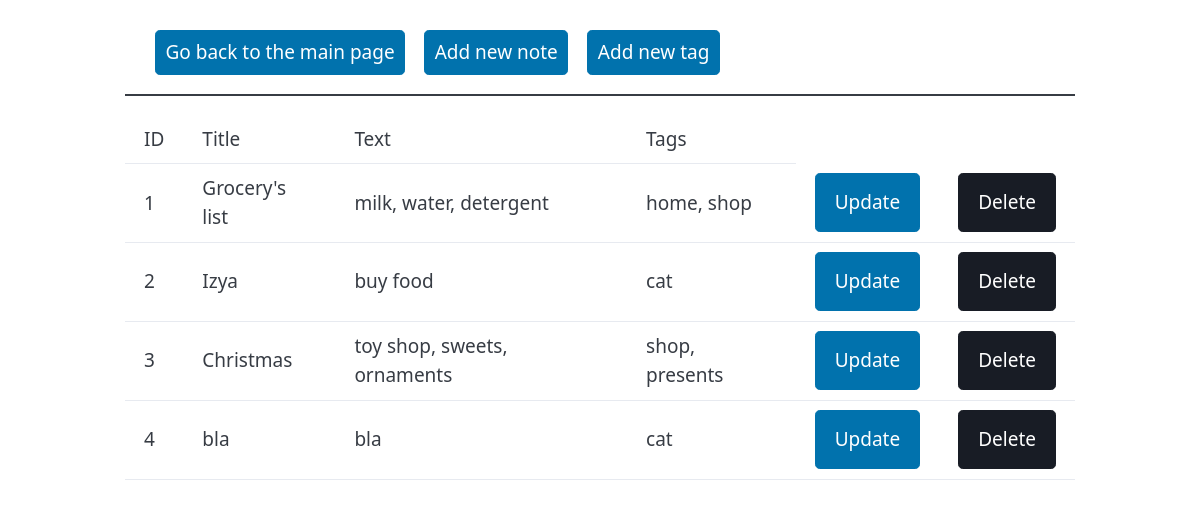
The app's page /notes with its own data.
### src/entity/models.py (models this page shows)
class Note(db.Model):
    __tablename__ = "notes"
    id = db.Column(db.Integer, primary_key=True)
    title = db.Column(db.String(20), nullable=False, unique=True)
    created_on = db.Column(db.DateTime, default=datetime.now())
    text = db.Column(db.String(500), nullable=False)
    tags = relationship("Tag", secondary=notes_tags_conn, backref="notes")

### src/routes.py (the view)
@app.route('/notes', strict_slashes=False)
def notes_page():
    notes = notes_rp.get_all()
    return render_template('notes.html', notes=notes)

### src/repository/notes_rp.py (called while the page is built)
def get_all():
    return db.session.query(models.Note).all()

### src/templates/notes.html (shortened to what this page needs)
<!DOCTYPE html>
<html lang="en">
  <head>
    <link rel="stylesheet" href="https://unpkg.com/@picocss/pico@latest/css/pico.min.css"/>
  </head>
  <body>
    <main class="container">
      <nav style="margin-bottom: 20px; border-bottom: 2px solid; padding-left: 30px">
        <ul>
          <li><a href="/" role="button"> Go back to the main page </a></li>
          <li><a href="/note_add/" role="button">Add new note</a></li>
          <li><a href="/tag_add/" role="button">Add new tag</a></li>
        </ul>
      </nav>
      <table>
        <tr>
          <th>ID</th>
          <th>Title</th>
          <th>Text</th>
          <th>Tags</th>
        </tr>
        {% for note in notes %}
        <tr>
          <td>{{note.id}}</td>
          <td>{{note.title}}</td>
          <td>{{note.text}}</td>
          <td>{{ note.tags|join(', ', attribute='name') }} </td>
          <td><a href="/note_update/{{note.id}}" role="button">Update</a></td>
          <td><a href="/delete_note/{{note.id}}" role="button" class="contrast">Delete</a></td>
        </tr>
        {% endfor %}
      </table>
    </main>
  </body>
</html>

### records on screen
Note: id "1", title "Grocery's list", text "milk, water, detergent", tags "home, shop"
Note: id "2", title "Izya", text "buy food", tags "cat"
Note: id "3", title "Christmas", text "toy shop, sweets, ornaments", tags "shop, presents"
Note: id "4", title "bla", text "bla", tags "cat"
